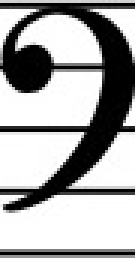
#> input picture resources/templates/clef/bass_1.jpg, 45 x 86 px (shown 3 times larger)
$ python test_measure_splitting.py
#> lines starting #> are read from the running program, lines starting #| are printed output that depends on the picture; after the words box and inside, x2 and y2 are one past the last pixel; in counts of white or black regions, pixels touching at a corner belong together
### music_detection/utils/template.py
from enum import Enum

import cv2

from music_detection.utils.preprocessing_functions import generate_thresholded_image


class Template:
    """
    Holds the image template and the type of template. Should probably better be a generic type
    with the enum type.
    """
    def __init__(self, path: str, enum_type: Enum):
        self.template = generate_thresholded_image(cv2.imread(path), True)
        self.type = enum_type

### music_detection/utils/preprocessing_functions.py
import cv2
import numpy as np


# [16 lines left out: function generate_edge_map, not called in this run]


def generate_thresholded_image(image:np.ndarray, binary_inv:bool=True) -> np.ndarray :
    """
    Thresholds PreprocessingManager.image \n
        :param image: np.ndarray, image to be processed
        :param binary_inv: bool, if true the black regions of the original image are in white on the resulting edge map. Otherwise they remain black
        :return: np.ndarray, thresholded image
    """
#> called with binary_inv = True
    im_gray = cv2.cvtColor(image, cv2.COLOR_BGR2GRAY)
#> image is the input picture: shape (86, 45, 3); min 0, max 255, mean 167.3
    im_blur = cv2.GaussianBlur(im_gray, (3, 3), 0)
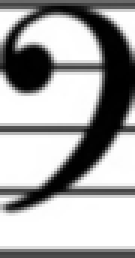
#> im_blur: shape (86, 45) (shown 3 times larger); min 0, max 255, mean 166
    im_adapt_thresh = cv2.adaptiveThreshold(im_blur, 255, cv2.ADAPTIVE_THRESH_MEAN_C,
                        cv2.THRESH_BINARY_INV, 11, 2)
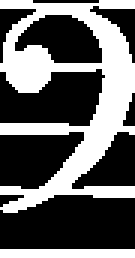
#> im_adapt_thresh: shape (86, 45) (shown 3 times larger); 38.9% white; 2 white regions, box (x1, y1, x2, y2) and area: (0, 0, 45, 71) 1369, (0, 83, 45, 86) 135
    #Closing operation
    #kernel = cv2.getStructuringElement(cv2.MORPH_RECT, (3, 3))
    #im_morph = cv2.morphologyEx(im_adapt_thresh, cv2.MORPH_CLOSE, kernel)

    im_morph=im_adapt_thresh.copy()

    if binary_inv ==False :
        im_morph=255-im_morph

    return im_morph

### music_detection/utils/template_manager.py
import glob
import os

from music_detection.accidentals_enum import AccidentalsEnum
from music_detection.key_enum import KeyEnum
from music_detection.rest_enum import RestsEnum
from music_detection.time_enum import TimeSignatureEnum
from music_detection.utils.template import Template


class TemplateManager:
    """
    Holds the image templates for all the templates used in template matching.
    """
    def __init__(self, path):
        self.path = path
        self.clef = []
        self.time_signature = []
        self.rests = []
        self.accidentals = []
        self.__build_clef_template()
        self.__build_time_template()
        self.__build_rests_template()
        self.__build_accidentals_template()

    def __build_clef_template(self):
        """
        Create the template vector for the keys / clefs. It is expected that the template
        names start with bass, treble, or alto.
        """
        for clef in glob.glob(os.path.join(self.path, "clef/*")):
            if "bass" in clef:
                clef_type = KeyEnum.FA
            else:
                if "treble" in clef:
                    clef_type = KeyEnum.SOL
                else:
                    clef_type = KeyEnum.DO
            self.clef.append(Template(clef, clef_type))
#> pass 2 of the loop in __build_clef_template, `for clef in glob.glob(os.path.join(self.path, "clef/*")):`:
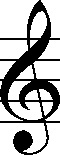
#> input picture resources/templates/clef/treble_1.jpg, 60 x 155 px
#> im_gray: shape (155, 60)
#> in generate_thresholded_image, image is the input picture: shape (155, 60, 3); min 0, max 255, mean 174.2
#> in generate_thresholded_image (call 2), `im_blur = cv2.GaussianBlur(im_gray, (3, 3), 0)`:
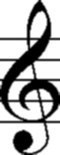
#> im_blur: shape (155, 60); min 0, max 255, mean 174.1
#> in generate_thresholded_image (call 2), `im_adapt_thresh = cv2.adaptiveThreshold(im_blur, 255, cv2.ADAPTIVE_THR..`:
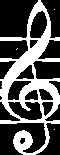
#> im_adapt_thresh: shape (155, 60); 34.3% white; 4 white regions (3 under 20 px), largest, box (x1, y1, x2, y2) and area: (0, 0, 60, 155) 3183
#> pass 3 of the loop in __build_clef_template, `for clef in glob.glob(os.path.join(self.path, "clef/*")):`:
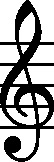
#> input picture resources/templates/clef/treble_2.jpg, 54 x 162 px
#> im_gray: shape (162, 54)
#> in generate_thresholded_image, image is the input picture: shape (162, 54, 3); min 0, max 255, mean 163.8
#> in generate_thresholded_image (call 3), `im_blur = cv2.GaussianBlur(im_gray, (3, 3), 0)`:
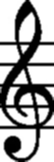
#> im_blur: shape (162, 54); min 0, max 255, mean 163.7
#> in generate_thresholded_image (call 3), `im_adapt_thresh = cv2.adaptiveThreshold(im_blur, 255, cv2.ADAPTIVE_THR..`:
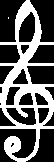
#> im_adapt_thresh: shape (162, 54); 35.7% white; 2 white regions (1 under 20 px), largest, box (x1, y1, x2, y2) and area: (0, 0, 54, 162) 3119

    def __build_time_template(self) -> None:
        """
        Create the template vector for time signatures. The enum is built by forming a tuple
        with the first 2 characters in the template name.
        """
        for time in glob.glob(os.path.join(self.path, "time/*")):
            name = os.path.splitext(os.path.basename(time))[0]
            if name == "common":
                time_type = TimeSignatureEnum.COMMON
            else:
                time_type = TimeSignatureEnum((int(name[0]), int(name[1])))
            self.time_signature.append(Template(time, time_type))

    def __build_rests_template(self):
        for rests in glob.glob(os.path.join(self.path, "rests/*")):
            if "half_rest_1" in rests:
                rests_type = RestsEnum.HALF
            else:
                if "whole_rest" in rests:
                    rests_type = RestsEnum.WHOLE
                else:
                    if "quarter_rest" in rests:
                        rests_type = RestsEnum.QUARTER
                    else:
                        rests_type = RestsEnum.EIGHTH
            self.rests.append(Template(rests, rests_type))

    def __build_accidentals_template(self):
        for accidentals in glob.glob(os.path.join(self.path, "accidentals/*")):
            if "flat" in accidentals:
                accidentals_type = AccidentalsEnum.FLAT
            else:
                if "sharp" in accidentals:
                    accidentals_type = AccidentalsEnum.SHARP
                else:
                    accidentals_type = AccidentalsEnum.NATURAL
            self.accidentals.append(Template(accidentals, accidentals_type))

### test_measure_splitting.py
import cv2
import os
from music_detection.staff import Staff

file_name = "twinkle_test_11.png"
path=os.path.join(os.path.dirname(__file__), "measure_splitting\\pictures\\"+file_name)

im = cv2.imread(path)
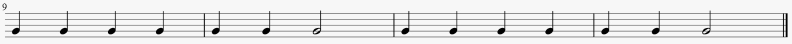
#> input picture measure_splitting/pictures/twinkle_test_11.png, 1583 x 87 px, found by its file name (shown at 1/2 size)
#> im is the input picture: shape (87, 1583, 3); min 0, max 255, mean 230
#> (the run stopped early here; a loop or call above may not have finished)
